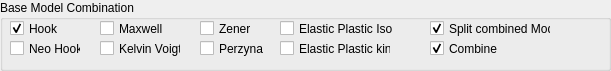
  <widget class="QGroupBox" name="Base_Modell_Combination">
   <property name="geometry">
    <rect>
     <x>10</x>
     <y>220</y>
     <width>611</width>
     <height>71</height>
    </rect>
   </property>
   <property name="font">
    <font>
     <family>Arial</family>
    </font>
   </property>
   <property name="title">
    <string>Base Model Combination</string>
   </property>
   <widget class="QCheckBox" name="CB_COMBI_HOOK">
    <property name="geometry">
     <rect>
      <x>10</x>
      <y>20</y>
      <width>71</width>
      <height>17</height>
     </rect>
    </property>
    <property name="font">
     <font>
      <family>Arial</family>
     </font>
    </property>
    <property name="text">
     <string>Hook</string>
    </property>
    <property name="checked">
     <bool>true</bool>
    </property>
   </widget>
   <widget class="QCheckBox" name="CB_COMBI_NEO_HOOK">
    <property name="geometry">
     <rect>
      <x>10</x>
      <y>40</y>
      <width>71</width>
      <height>17</height>
     </rect>
    </property>
    <property name="font">
     <font>
      <family>Arial</family>
     </font>
    </property>
    <property name="text">
     <string>Neo Hook</string>
    </property>
   </widget>
   <widget class="QCheckBox" name="CB_COMBI_MAXWELL">
    <property name="geometry">
     <rect>
      <x>100</x>
      <y>20</y>
      <width>71</width>
      <height>17</height>
     </rect>
    </property>
    <property name="font">
     <font>
      <family>Arial</family>
     </font>
    </property>
    <property name="text">
     <string>Maxwell</string>
    </property>
   </widget>
   <widget class="QCheckBox" name="CB_COMBI_KELVIN_VOIGT">
    <property name="geometry">
     <rect>
      <x>100</x>
      <y>40</y>
      <width>81</width>
      <height>17</height>
     </rect>
    </property>
    <property name="font">
     <font>
      <family>Arial</family>
     </font>
    </property>
    <property name="text">
     <string>Kelvin Voigt</string>
    </property>
   </widget>
   <widget class="QCheckBox" name="CB_COMBI_ZENER">
    <property name="geometry">
     <rect>
      <x>200</x>
      <y>20</y>
      <width>51</width>
      <height>17</height>
     </rect>
    </property>
    <property name="font">
     <font>
      <family>Arial</family>
     </font>
    </property>
    <property name="text">
     <string>Zener</string>
    </property>
   </widget>
   <widget class="QCheckBox" name="CB_COMBI_PERZYNA">
    <property name="geometry">
     <rect>
      <x>200</x>
      <y>40</y>
      <width>71</width>
      <height>17</height>
     </rect>
    </property>
    <property name="font">
     <font>
      <family>Arial</family>
     </font>
    </property>
    <property name="text">
     <string>Perzyna</string>
    </property>
   </widget>
   <widget class="QCheckBox" name="CB_COMBI_ELASTIC_PLASTIC_ISO">
    <property name="geometry">
     <rect>
      <x>280</x>
      <y>20</y>
      <width>121</width>
      <height>17</height>
     </rect>
    </property>
    <property name="font">
     <font>
      <family>Arial</family>
     </font>
    </property>
    <property name="text">
     <string>Elastic Plastic Iso</string>
    </property>
   </widget>
   <widget class="QCheckBox" name="CB_COMBI_ELASTIC_PLASTIC_KIN">
    <property name="geometry">
     <rect>
      <x>280</x>
      <y>40</y>
      <width>111</width>
      <height>17</height>
     </rect>
    </property>
    <property name="font">
     <font>
      <family>Arial</family>
     </font>
    </property>
    <property name="text">
     <string>Elastic Plastic kin </string>
    </property>
   </widget>
   <widget class="QCheckBox" name="CB_COMBI_SPLIT">
    <property name="geometry">
     <rect>
      <x>430</x>
      <y>20</y>
      <width>121</width>
      <height>17</height>
     </rect>
    </property>
    <property name="font">
     <font>
      <family>Arial</family>
     </font>
    </property>
    <property name="text">
     <string>Split combined Model</string>
    </property>
    <property name="checked">
     <bool>true</bool>
    </property>
   </widget>
   <widget class="QCheckBox" name="CB_COMBI">
    <property name="geometry">
     <rect>
      <x>430</x>
      <y>40</y>
      <width>111</width>
      <height>17</height>
     </rect>
    </property>
    <property name="font">
     <font>
      <family>Arial</family>
     </font>
    </property>
    <property name="text">
     <string>Combine</string>
    </property>
    <property name="checked">
     <bool>true</bool>
    </property>
   </widget>
  </widget>
